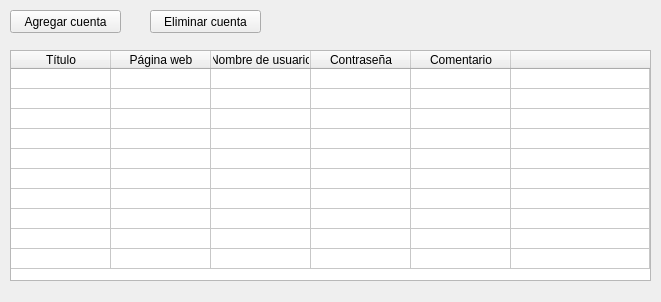
<?xml version="1.0" encoding="UTF-8"?>
<ui version="4.0">
 <class>MainWindow</class>
 <widget class="QMainWindow" name="MainWindow">
  <property name="geometry">
   <rect>
    <x>0</x>
    <y>0</y>
    <width>661</width>
    <height>302</height>
   </rect>
  </property>
  <property name="windowTitle">
   <string>MainWindow</string>
  </property>
  <widget class="QWidget" name="centralwidget">
   <widget class="QPushButton" name="btn_add">
    <property name="geometry">
     <rect>
      <x>10</x>
      <y>10</y>
      <width>111</width>
      <height>23</height>
     </rect>
    </property>
    <property name="text">
     <string>Agregar cuenta</string>
    </property>
   </widget>
   <widget class="QTableWidget" name="tableWidget">
    <property name="geometry">
     <rect>
      <x>10</x>
      <y>50</y>
      <width>641</width>
      <height>231</height>
     </rect>
    </property>
    <property name="editTriggers">
     <set>QAbstractItemView::NoEditTriggers</set>
    </property>
    <property name="selectionMode">
     <enum>QAbstractItemView::SingleSelection</enum>
    </property>
    <property name="selectionBehavior">
     <enum>QAbstractItemView::SelectRows</enum>
    </property>
    <property name="wordWrap">
     <bool>false</bool>
    </property>
    <property name="rowCount">
     <number>10</number>
    </property>
    <property name="columnCount">
     <number>6</number>
    </property>
    <attribute name="horizontalHeaderVisible">
     <bool>true</bool>
    </attribute>
    <attribute name="horizontalHeaderCascadingSectionResizes">
     <bool>false</bool>
    </attribute>
    <attribute name="horizontalHeaderHighlightSections">
     <bool>false</bool>
    </attribute>
    <attribute name="horizontalHeaderStretchLastSection">
     <bool>true</bool>
    </attribute>
    <attribute name="verticalHeaderVisible">
     <bool>false</bool>
    </attribute>
    <attribute name="verticalHeaderMinimumSectionSize">
     <number>20</number>
    </attribute>
    <attribute name="verticalHeaderDefaultSectionSize">
     <number>20</number>
    </attribute>
    <attribute name="verticalHeaderHighlightSections">
     <bool>false</bool>
    </attribute>
    <attribute name="verticalHeaderStretchLastSection">
     <bool>false</bool>
    </attribute>
    <row/>
    <row/>
    <row/>
    <row/>
    <row/>
    <row/>
    <row/>
    <row/>
    <row/>
    <row/>
    <column>
     <property name="text">
      <string>Título</string>
     </property>
    </column>
    <column>
     <property name="text">
      <string>Página web</string>
     </property>
    </column>
    <column>
     <property name="text">
      <string>Nombre de usuario</string>
     </property>
    </column>
    <column>
     <property name="text">
      <string>Contraseña</string>
     </property>
    </column>
    <column>
     <property name="text">
      <string>Comentario</string>
     </property>
    </column>
    <column>
     <property name="text">
      <string/>
     </property>
    </column>
   </widget>
   <widget class="QPushButton" name="btn_delete">
    <property name="geometry">
     <rect>
      <x>150</x>
      <y>10</y>
      <width>111</width>
      <height>23</height>
     </rect>
    </property>
    <property name="text">
     <string>Eliminar cuenta</string>
    </property>
   </widget>
  </widget>
  <widget class="QMenuBar" name="menubar">
   <property name="geometry">
    <rect>
     <x>0</x>
     <y>0</y>
     <width>661</width>
     <height>21</height>
    </rect>
   </property>
  </widget>
  <widget class="QStatusBar" name="statusBar">
   <property name="sizeGripEnabled">
    <bool>false</bool>
   </property>
  </widget>
 </widget>
 <resources/>
 <connections/>
</ui>
